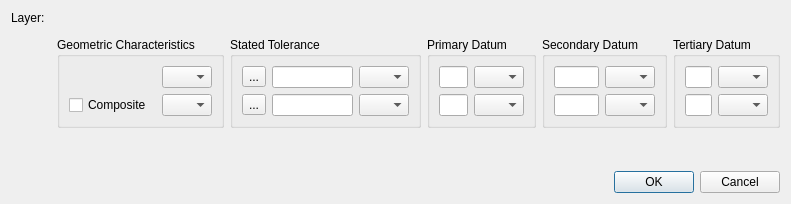
<?xml version="1.0" encoding="UTF-8"?>
<ui version="4.0">
 <class>LC_DlgTolerance</class>
 <widget class="QDialog" name="LC_DlgTolerance">
  <property name="geometry">
   <rect>
    <x>0</x>
    <y>0</y>
    <width>791</width>
    <height>204</height>
   </rect>
  </property>
  <property name="windowTitle">
   <string>Feature Control Frame</string>
  </property>
  <layout class="QGridLayout" name="gridLayout">
   <item row="1" column="0">
    <widget class="QG_LayerBox" name="cbLayer" native="true">
     <property name="minimumSize">
      <size>
       <width>0</width>
       <height>0</height>
      </size>
     </property>
     <property name="toolTip">
      <string>Layer of dimension</string>
     </property>
    </widget>
   </item>
   <item row="2" column="0">
    <widget class="QG_WidgetPen" name="wPen" native="true">
     <property name="sizePolicy">
      <sizepolicy hsizetype="MinimumExpanding" vsizetype="MinimumExpanding">
       <horstretch>0</horstretch>
       <verstretch>0</verstretch>
      </sizepolicy>
     </property>
     <property name="minimumSize">
      <size>
       <width>10</width>
       <height>10</height>
      </size>
     </property>
     <property name="toolTip">
      <string>Pen attributes</string>
     </property>
    </widget>
   </item>
   <item row="0" column="0">
    <widget class="QLabel" name="lLayer">
     <property name="sizePolicy">
      <sizepolicy hsizetype="Preferred" vsizetype="Preferred">
       <horstretch>0</horstretch>
       <verstretch>0</verstretch>
      </sizepolicy>
     </property>
     <property name="text">
      <string>Layer:</string>
     </property>
     <property name="wordWrap">
      <bool>false</bool>
     </property>
    </widget>
   </item>
   <item row="4" column="1" colspan="6">
    <widget class="QDialogButtonBox" name="buttonBox">
     <property name="orientation">
      <enum>Qt::Horizontal</enum>
     </property>
     <property name="standardButtons">
      <set>QDialogButtonBox::Cancel|QDialogButtonBox::Ok</set>
     </property>
    </widget>
   </item>
   <item row="3" column="2">
    <spacer name="verticalSpacer">
     <property name="orientation">
      <enum>Qt::Vertical</enum>
     </property>
     <property name="sizeHint" stdset="0">
      <size>
       <width>20</width>
       <height>0</height>
      </size>
     </property>
    </spacer>
   </item>
   <item row="2" column="2">
    <widget class="QGroupBox" name="groupBox">
     <property name="title">
      <string>Geometric Characteristics</string>
     </property>
     <layout class="QGridLayout" name="gridLayout_2">
      <item row="1" column="1">
       <widget class="QComboBox" name="cbGeometryBottom">
        <property name="maximumSize">
         <size>
          <width>50</width>
          <height>16777215</height>
         </size>
        </property>
       </widget>
      </item>
      <item row="0" column="1">
       <widget class="QComboBox" name="cbGeometryTop">
        <property name="maximumSize">
         <size>
          <width>50</width>
          <height>16777215</height>
         </size>
        </property>
       </widget>
      </item>
      <item row="1" column="0">
       <widget class="QCheckBox" name="checkBox">
        <property name="text">
         <string>Composite</string>
        </property>
       </widget>
      </item>
     </layout>
    </widget>
   </item>
   <item row="2" column="3">
    <widget class="QGroupBox" name="groupBox_2">
     <property name="title">
      <string>Stated Tolerance</string>
     </property>
     <layout class="QGridLayout" name="gridLayout_3">
      <item row="0" column="0">
       <widget class="QToolButton" name="tbTolerancePrefixTop">
        <property name="text">
         <string>...</string>
        </property>
        <property name="icon">
         <iconset resource="../../../../res/gdt/gdt.qrc">
          <normaloff>:/gtd/other/diameter-symbol.lci</normaloff>:/gtd/other/diameter-symbol.lci</iconset>
        </property>
        <property name="checkable">
         <bool>true</bool>
        </property>
       </widget>
      </item>
      <item row="0" column="3">
       <widget class="QComboBox" name="cbModToleranceTop">
        <property name="maximumSize">
         <size>
          <width>50</width>
          <height>16777215</height>
         </size>
        </property>
       </widget>
      </item>
      <item row="1" column="1">
       <widget class="QLineEdit" name="leToleranceBottom"/>
      </item>
      <item row="0" column="1">
       <widget class="QLineEdit" name="leToleranceTop"/>
      </item>
      <item row="1" column="3">
       <widget class="QComboBox" name="cbModToleranceBottom">
        <property name="maximumSize">
         <size>
          <width>50</width>
          <height>16777215</height>
         </size>
        </property>
       </widget>
      </item>
      <item row="1" column="0">
       <widget class="QToolButton" name="tbTolerancePrefixBottom">
        <property name="text">
         <string>...</string>
        </property>
        <property name="icon">
         <iconset>
          <normalon>:/gtd/other/diameter-symbol.lci</normalon>
         </iconset>
        </property>
        <property name="checkable">
         <bool>true</bool>
        </property>
       </widget>
      </item>
     </layout>
    </widget>
   </item>
   <item row="2" column="4">
    <widget class="QGroupBox" name="groupBox_3">
     <property name="title">
      <string>Primary Datum</string>
     </property>
     <layout class="QGridLayout" name="gridLayout_4">
      <item row="0" column="0">
       <widget class="QLineEdit" name="leDatum1Top">
        <property name="maximumSize">
         <size>
          <width>50</width>
          <height>16777215</height>
         </size>
        </property>
       </widget>
      </item>
      <item row="0" column="1">
       <widget class="QComboBox" name="cbModDatum1Top">
        <property name="maximumSize">
         <size>
          <width>50</width>
          <height>16777215</height>
         </size>
        </property>
       </widget>
      </item>
      <item row="1" column="0">
       <widget class="QLineEdit" name="leDatum1Bottom">
        <property name="maximumSize">
         <size>
          <width>50</width>
          <height>16777215</height>
         </size>
        </property>
       </widget>
      </item>
      <item row="1" column="1">
       <widget class="QComboBox" name="cbModDatum1Bottom">
        <property name="maximumSize">
         <size>
          <width>50</width>
          <height>16777215</height>
         </size>
        </property>
       </widget>
      </item>
     </layout>
    </widget>
   </item>
   <item row="2" column="5">
    <widget class="QGroupBox" name="groupBox_4">
     <property name="title">
      <string>Secondary Datum</string>
     </property>
     <layout class="QGridLayout" name="gridLayout_5">
      <item row="0" column="0">
       <widget class="QLineEdit" name="leDatum2Top">
        <property name="maximumSize">
         <size>
          <width>50</width>
          <height>16777215</height>
         </size>
        </property>
       </widget>
      </item>
      <item row="0" column="1">
       <widget class="QComboBox" name="cbModDatum2Top">
        <property name="maximumSize">
         <size>
          <width>50</width>
          <height>16777215</height>
         </size>
        </property>
       </widget>
      </item>
      <item row="1" column="0">
       <widget class="QLineEdit" name="leDatum2Bottom">
        <property name="maximumSize">
         <size>
          <width>50</width>
          <height>16777215</height>
         </size>
        </property>
       </widget>
      </item>
      <item row="1" column="1">
       <widget class="QComboBox" name="cbModDatum2Bottom">
        <property name="maximumSize">
         <size>
          <width>50</width>
          <height>16777215</height>
         </size>
        </property>
       </widget>
      </item>
     </layout>
    </widget>
   </item>
   <item row="2" column="6">
    <widget class="QGroupBox" name="groupBox_5">
     <property name="title">
      <string>Tertiary Datum</string>
     </property>
     <layout class="QGridLayout" name="gridLayout_6">
      <item row="0" column="0">
       <widget class="QLineEdit" name="leDatum3Top">
        <property name="maximumSize">
         <size>
          <width>50</width>
          <height>16777215</height>
         </size>
        </property>
       </widget>
      </item>
      <item row="0" column="1">
       <widget class="QComboBox" name="cbModDatum3Top">
        <property name="maximumSize">
         <size>
          <width>50</width>
          <height>16777215</height>
         </size>
        </property>
       </widget>
      </item>
      <item row="1" column="0">
       <widget class="QLineEdit" name="leDatum3Bottom">
        <property name="maximumSize">
         <size>
          <width>50</width>
          <height>16777215</height>
         </size>
        </property>
       </widget>
      </item>
      <item row="1" column="1">
       <widget class="QComboBox" name="cbModDatum3Bottom">
        <property name="maximumSize">
         <size>
          <width>50</width>
          <height>16777215</height>
         </size>
        </property>
       </widget>
      </item>
     </layout>
    </widget>
   </item>
  </layout>
 </widget>
 <customwidgets>
  <customwidget>
   <class>QG_WidgetPen</class>
   <extends>QWidget</extends>
   <header>qg_widgetpen.h</header>
  </customwidget>
  <customwidget>
   <class>QG_LayerBox</class>
   <extends>QWidget</extends>
   <header>qg_layerbox.h</header>
  </customwidget>
 </customwidgets>
 <resources>
  <include location="../../../../res/gdt/gdt.qrc"/>
 </resources>
 <connections>
  <connection>
   <sender>buttonBox</sender>
   <signal>accepted()</signal>
   <receiver>LC_DlgTolerance</receiver>
   <slot>accept()</slot>
   <hints>
    <hint type="sourcelabel">
     <x>248</x>
     <y>254</y>
    </hint>
    <hint type="destinationlabel">
     <x>157</x>
     <y>274</y>
    </hint>
   </hints>
  </connection>
  <connection>
   <sender>buttonBox</sender>
   <signal>rejected()</signal>
   <receiver>LC_DlgTolerance</receiver>
   <slot>reject()</slot>
   <hints>
    <hint type="sourcelabel">
     <x>316</x>
     <y>260</y>
    </hint>
    <hint type="destinationlabel">
     <x>286</x>
     <y>274</y>
    </hint>
   </hints>
  </connection>
 </connections>
</ui>
